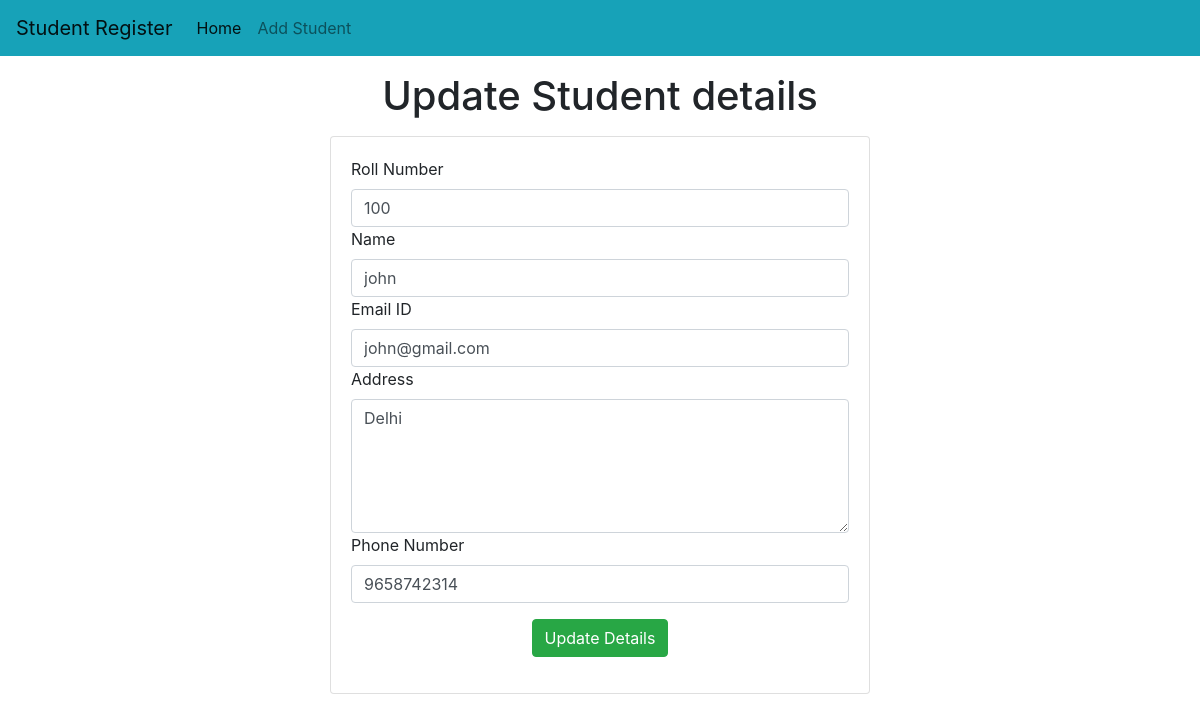
The page /std/update-std/9 on the database its author committed.
### std/models.py (models this page shows)
class Student(models.Model):
    roll = models.CharField(max_length=100)
    name = models.CharField(max_length=100)
    email = models.CharField(max_length=150)
    address = models.CharField(max_length=200)
    phone = models.CharField(max_length=10)

### std/views.py (the view)
# urls.py: path('update-std/<int:roll>',update_std),
def update_std(request,roll):
    std = Student.objects.get(pk=roll)
    return render(request,"std/update_std.html",{'std':std})

### template/std/update_std.html (shortened to what this page needs)
<!doctype html>
<html lang="en">
  <head>
    <link rel="stylesheet" href="https://cdn.jsdelivr.net/npm/bootstrap@4.0.0/dist/css/bootstrap.min.css">
  </head>
  <body>
    {% include 'std/navbar.html'%}
    <h1 class="text-center my-3">Update Student details</h1>
    <div class="container">
        <class class="row">
            <div class="col-md-6 offset-md-3">
                <div class="card">
                    <div class="card-body">
                        <form action="/std/do-update-std/{{std.id}}" method="POST">
                            <div class="md-3">
                                <label for="roll">Roll Number</label>
                                <input name="std_roll" type="text" id="roll" class="form-control" placeholder="roll number" required value="{{std.roll}}">
                            </div>
                            <div class="md-3">
                                <label for="name">Name</label>
                                <input name="std_name" type="text" id="name" class="form-control" placeholder="name" required value="{{std.name}}">
                            </div>
                            <div class="md-3">
                                <label for="email">Email ID</label>
                                <input name="std_email" type="text" id="email" class="form-control" placeholder="email id" required value="{{std.email}}">
                            </div>
                            <div class="md-3">
                                <label for="std_address">Address</label>
                                <textarea name="std_address" id="address" class="form-control" rows="5" placeholder="address">{{std.address}}</textarea>
                            </div>
                            <div class="md-3">
                                <label for="phone">Phone Number</label>
                                <input name="std_phone" type="text" id="phone" class="form-control" placeholder="phone number" value="{{std.phone}}">
                            </div>
                            <div class="container text-center my-3">
                                <button class="btn btn-success">
                                    Update Details
                                </button>
                            </div>
                        </div>
                </div>
            </div>
        </class>
    </div>
  </body>
</html>

### rows shown on the page
Student: std_roll "100", std_name "john", std_email "john@gmail.com", std_address "Delhi", std_phone "9658742314"
